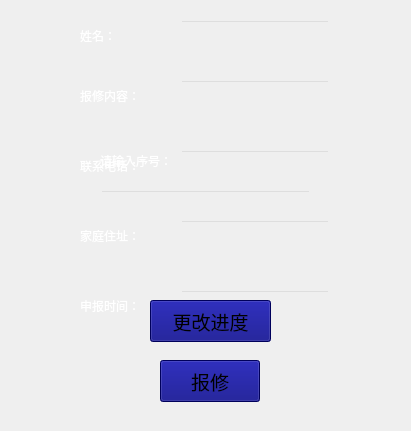
  <widget class="QWidget" name="widget_5" native="true">
   <property name="geometry">
    <rect>
     <x>660</x>
     <y>280</y>
     <width>411</width>
     <height>431</height>
    </rect>
   </property>
   <widget class="QLabel" name="label_29">
    <property name="geometry">
     <rect>
      <x>80</x>
      <y>80</y>
      <width>100</width>
      <height>32</height>
     </rect>
    </property>
    <property name="styleSheet">
     <string notr="true">font: 12pt &quot;黑体&quot;;
background:transparent;
color: rgb(255, 255, 255);</string>
    </property>
    <property name="text">
     <string>报修内容：</string>
    </property>
   </widget>
   <widget class="QLabel" name="label_30">
    <property name="geometry">
     <rect>
      <x>80</x>
      <y>150</y>
      <width>100</width>
      <height>32</height>
     </rect>
    </property>
    <property name="styleSheet">
     <string notr="true">font: 12pt &quot;黑体&quot;;
background:transparent;
color: rgb(255, 255, 255);</string>
    </property>
    <property name="text">
     <string>联系电话：</string>
    </property>
   </widget>
   <widget class="QLabel" name="label_31">
    <property name="geometry">
     <rect>
      <x>80</x>
      <y>220</y>
      <width>100</width>
      <height>32</height>
     </rect>
    </property>
    <property name="styleSheet">
     <string notr="true">font: 12pt &quot;黑体&quot;;
background:transparent;
color: rgb(255, 255, 255);</string>
    </property>
    <property name="text">
     <string>家庭住址：</string>
    </property>
   </widget>
   <widget class="QLabel" name="label_32">
    <property name="geometry">
     <rect>
      <x>80</x>
      <y>290</y>
      <width>100</width>
      <height>32</height>
     </rect>
    </property>
    <property name="styleSheet">
     <string notr="true">font: 12pt &quot;黑体&quot;;
background:transparent;
color: rgb(255, 255, 255);</string>
    </property>
    <property name="text">
     <string>申报时间：</string>
    </property>
   </widget>
   <widget class="QLineEdit" name="lineEdit_26">
    <property name="geometry">
     <rect>
      <x>180</x>
      <y>80</y>
      <width>150</width>
      <height>32</height>
     </rect>
    </property>
    <property name="styleSheet">
     <string notr="true">background:transparent;
color: rgb(255, 255, 255);
font: 12pt &quot;黑体&quot;;</string>
    </property>
   </widget>
   <widget class="QLineEdit" name="lineEdit_27">
    <property name="geometry">
     <rect>
      <x>180</x>
      <y>150</y>
      <width>150</width>
      <height>32</height>
     </rect>
    </property>
    <property name="styleSheet">
     <string notr="true">background:transparent;
color: rgb(255, 255, 255);
font: 12pt &quot;黑体&quot;;</string>
    </property>
   </widget>
   <widget class="QLineEdit" name="lineEdit_28">
    <property name="geometry">
     <rect>
      <x>180</x>
      <y>220</y>
      <width>150</width>
      <height>32</height>
     </rect>
    </property>
    <property name="styleSheet">
     <string notr="true">background:transparent;
color: rgb(255, 255, 255);
font: 12pt &quot;黑体&quot;;</string>
    </property>
   </widget>
   <widget class="QLineEdit" name="lineEdit_29">
    <property name="geometry">
     <rect>
      <x>180</x>
      <y>290</y>
      <width>150</width>
      <height>32</height>
     </rect>
    </property>
    <property name="styleSheet">
     <string notr="true">background:transparent;
color: rgb(255, 255, 255);
font: 12pt &quot;黑体&quot;;</string>
    </property>
   </widget>
   <widget class="QPushButton" name="pushButton_20">
    <property name="geometry">
     <rect>
      <x>160</x>
      <y>360</y>
      <width>100</width>
      <height>42</height>
     </rect>
    </property>
    <property name="font">
     <font>
      <family>黑体</family>
      <pointsize>14</pointsize>
     </font>
    </property>
    <property name="styleSheet">
     <string notr="true">background-color: rgb(0, 0, 127);</string>
    </property>
    <property name="text">
     <string>报修</string>
    </property>
   </widget>
   <widget class="QLabel" name="label_33">
    <property name="geometry">
     <rect>
      <x>80</x>
      <y>20</y>
      <width>100</width>
      <height>32</height>
     </rect>
    </property>
    <property name="styleSheet">
     <string notr="true">font: 12pt &quot;黑体&quot;;
background:transparent;
color: rgb(255, 255, 255);</string>
    </property>
    <property name="text">
     <string>姓名：</string>
    </property>
   </widget>
   <widget class="QLineEdit" name="lineEdit_30">
    <property name="geometry">
     <rect>
      <x>180</x>
      <y>20</y>
      <width>150</width>
      <height>32</height>
     </rect>
    </property>
    <property name="styleSheet">
     <string notr="true">background:transparent;
color: rgb(255, 255, 255);
font: 12pt &quot;黑体&quot;;</string>
    </property>
   </widget>
   <widget class="QPushButton" name="pushButton_21">
    <property name="geometry">
     <rect>
      <x>150</x>
      <y>300</y>
      <width>121</width>
      <height>42</height>
     </rect>
    </property>
    <property name="font">
     <font>
      <family>黑体</family>
      <pointsize>14</pointsize>
     </font>
    </property>
    <property name="styleSheet">
     <string notr="true">background-color: rgb(0, 0, 127);</string>
    </property>
    <property name="text">
     <string>更改进度</string>
    </property>
   </widget>
   <widget class="QLabel" name="label_34">
    <property name="geometry">
     <rect>
      <x>100</x>
      <y>130</y>
      <width>211</width>
      <height>61</height>
     </rect>
    </property>
    <property name="styleSheet">
     <string notr="true">font: 18pt &quot;黑体&quot;;
background:transparent;
color: rgb(255, 255, 255);</string>
    </property>
    <property name="text">
     <string>请输入序号：</string>
    </property>
   </widget>
   <widget class="QLineEdit" name="lineEdit_31">
    <property name="geometry">
     <rect>
      <x>100</x>
      <y>190</y>
      <width>211</width>
      <height>61</height>
     </rect>
    </property>
    <property name="styleSheet">
     <string notr="true">font: 18pt &quot;黑体&quot;;
background:transparent;
color: rgb(255, 255, 255);</string>
    </property>
   </widget>
  </widget>
